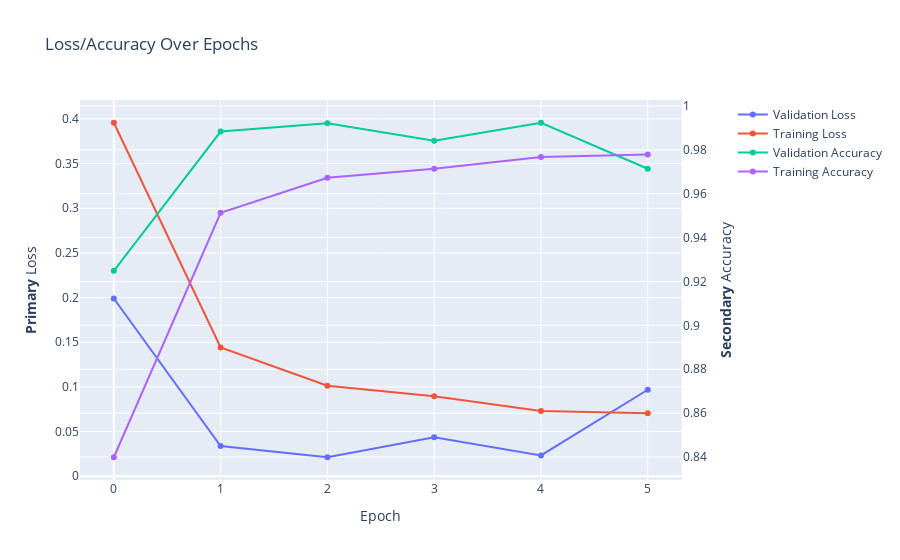

The notebook cell saved with this chart:
### Markdown cell above
This code block is designed to provide a comprehensive visualization of the model's learning dynamics over multiple training epochs. By creating a combined plot that displays both loss and accuracy on primary and secondary axes, we can observe the correlation between how the model minimizes loss and maximizes accuracy simultaneously. This dual-axis plot gives a clearer picture of the model's performance and aids in identifying the point at which the model achieves optimal balance, potentially signaling when to cease training to prevent overfitting. The plot is generated using Plotly, which allows for interactive exploration of the data points. The resulting graph is then saved to a designated output directory for further analysis and reference. This step consolidates and compares the learning trends within a single cohesive visual framework, making it easier to spot patterns and decide on the best model epoch to use for predictions.

### Code cell
import os
import plotly.graph_objects as go
from plotly.subplots import make_subplots

# Check if directory exists, if not, create it
output_dir = 'outputs/performance'
if not os.path.exists(output_dir):
    os.makedirs(output_dir)

# Creating the plot
fig = make_subplots(specs=[[{"secondary_y": True}]])

# Adding loss traces
fig.add_trace(go.Scatter(y=all_epochs_data['val_loss'], name="Validation Loss"), secondary_y=False)
fig.add_trace(go.Scatter(y=all_epochs_data['loss'], name="Training Loss"), secondary_y=False)

# Adding accuracy traces
fig.add_trace(go.Scatter(y=all_epochs_data['val_accuracy'], name="Validation Accuracy"), secondary_y=True)
fig.add_trace(go.Scatter(y=all_epochs_data['accuracy'], name="Training Accuracy"), secondary_y=True)

# Setting title and axes
fig.update_layout(title_text="Loss/Accuracy Over Epochs")
fig.update_xaxes(title_text="Epoch")  # X-axis label
fig.update_yaxes(title_text="<b>Primary</b> Loss", secondary_y=False)  # Y-axis label for loss
fig.update_yaxes(title_text="<b>Secondary</b> Accuracy", secondary_y=True)  # Y-axis label for accuracy

# Displaying and saving the plot
fig.show()
fig.write_image(f'{output_dir}/combined_loss_accuracy_plot.png')  # Save the plot as an image file

### Figure 1 — Plotly figure (JSON) as saved in the notebook; plotly's stock layout.template omitted (floating-point values rounded to 4 significant figures)
{"data": [{"name": "Validation Loss", "type": "scatter", "xaxis": "x", "y": [0.199, 0.03375, 0.02128, 0.04356, 0.02333, 0.09683], "yaxis": "y"}, {"name": "Training Loss", "type": "scatter", "xaxis": "x", "y": [0.3957, 0.1441, 0.1013, 0.08957, 0.07297, 0.07049], "yaxis": "y"}, {"name": "Validation Accuracy", "type": "scatter", "xaxis": "x", "y": [0.9249, 0.9884, 0.9922, 0.9842, 0.9924, 0.9714], "yaxis": "y2"}, {"name": "Training Accuracy", "type": "scatter", "xaxis": "x", "y": [0.8399, 0.9513, 0.9673, 0.9714, 0.9768, 0.9779], "yaxis": "y2"}], "layout": {"title": {"text": "Loss/Accuracy Over Epochs"}, "xaxis": {"anchor": "y", "domain": [0, 0.94], "title": {"text": "Epoch"}}, "yaxis": {"anchor": "x", "domain": [0, 1], "title": {"text": "<b>Primary</b> Loss"}}, "yaxis2": {"anchor": "x", "overlaying": "y", "side": "right", "title": {"text": "<b>Secondary</b> Accuracy"}}}}
